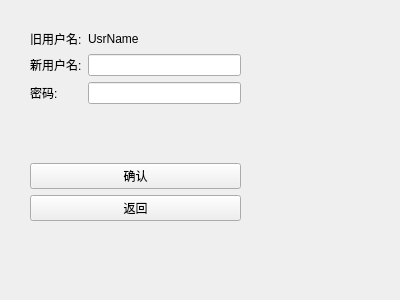
<?xml version="1.0" encoding="UTF-8"?>
<ui version="4.0">
 <class>ModifyUsrName</class>
 <widget class="QWidget" name="ModifyUsrName">
  <property name="windowModality">
   <enum>Qt::ApplicationModal</enum>
  </property>
  <property name="geometry">
   <rect>
    <x>0</x>
    <y>0</y>
    <width>400</width>
    <height>300</height>
   </rect>
  </property>
  <property name="windowTitle">
   <string>Form</string>
  </property>
  <widget class="QWidget" name="formLayoutWidget">
   <property name="geometry">
    <rect>
     <x>20</x>
     <y>20</y>
     <width>231</width>
     <height>211</height>
    </rect>
   </property>
   <layout class="QFormLayout" name="formLayout">
    <property name="leftMargin">
     <number>10</number>
    </property>
    <property name="topMargin">
     <number>10</number>
    </property>
    <property name="rightMargin">
     <number>10</number>
    </property>
    <property name="bottomMargin">
     <number>10</number>
    </property>
    <item row="1" column="0">
     <widget class="QLabel" name="label_4">
      <property name="text">
       <string>新用户名:</string>
      </property>
     </widget>
    </item>
    <item row="2" column="0">
     <widget class="QLabel" name="label_3">
      <property name="text">
       <string>密码:</string>
      </property>
     </widget>
    </item>
    <item row="3" column="0">
     <spacer name="verticalSpacer">
      <property name="orientation">
       <enum>Qt::Vertical</enum>
      </property>
      <property name="sizeHint" stdset="0">
       <size>
        <width>20</width>
        <height>40</height>
       </size>
      </property>
     </spacer>
    </item>
    <item row="6" column="0" colspan="2">
     <widget class="QPushButton" name="pbBack">
      <property name="text">
       <string>返回</string>
      </property>
     </widget>
    </item>
    <item row="0" column="0">
     <widget class="QLabel" name="label">
      <property name="text">
       <string>旧用户名:</string>
      </property>
     </widget>
    </item>
    <item row="0" column="1">
     <widget class="QLabel" name="lbOldUsrName">
      <property name="text">
       <string>UsrName</string>
      </property>
     </widget>
    </item>
    <item row="1" column="1">
     <widget class="QLineEdit" name="leNewName"/>
    </item>
    <item row="2" column="1">
     <widget class="QLineEdit" name="lePWD"/>
    </item>
    <item row="5" column="0" colspan="2">
     <widget class="QPushButton" name="pbModifyLevel">
      <property name="text">
       <string>确认</string>
      </property>
     </widget>
    </item>
    <item row="3" column="1">
     <spacer name="horizontalSpacer">
      <property name="orientation">
       <enum>Qt::Horizontal</enum>
      </property>
      <property name="sizeHint" stdset="0">
       <size>
        <width>40</width>
        <height>20</height>
       </size>
      </property>
     </spacer>
    </item>
   </layout>
  </widget>
 </widget>
 <resources/>
 <connections/>
</ui>
